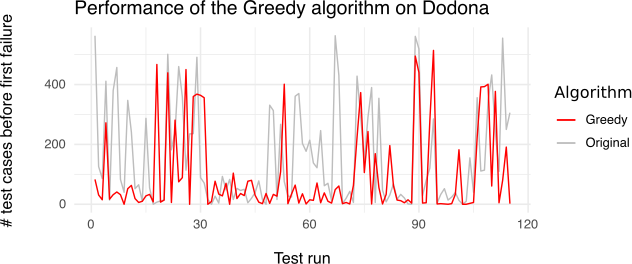

The script that drew this image:
library(ggplot2)

data <- read.csv2("/home/pieter/Documenten/thesis/evaluation/dodona/performance.csv", header = TRUE, sep = ",")

data <- subset(data, Alpha > -1 & Alpha < 80)
data$idx = seq(1:length(data$commit))

ggplot(data, aes(idx)) +
  geom_line(aes(y = Original, color = "Original")) +
  geom_line(aes(y = GreedyCoverAll, color = "Greedy")) +
  ggtitle("Performance of the Greedy algorithm on Dodona") +
  labs(x = "Test run", y = "# test cases before first failure") +
  scale_color_manual(name = "Algorithm", values = c("Original" = "gray", "Greedy" = "red")) +
  theme_bw(base_size = 12, base_family = "") %+replace% 
  theme(axis.ticks = element_blank(), legend.background = element_blank(), 
        legend.position = "right", legend.title = element_text("Algorithm"),
        legend.key = element_blank(), panel.background = element_blank(), 
        panel.border = element_blank(), strip.background = element_blank(), 
        axis.title.x = element_text(margin = margin(t = 0.5, b = 0, unit = "cm")),
        axis.title.y = element_text(margin = margin(r = 0.8, unit = "cm"), angle = 90),
        plot.background = element_blank(), complete = TRUE)
